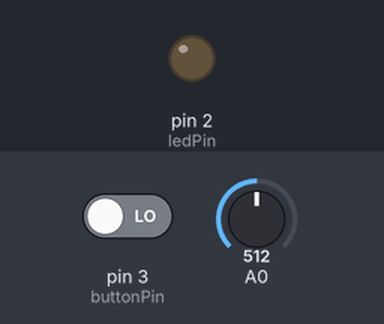
Bench run of a sketch on a simulated Arduino Uno, built for the host (arithmetic inside an expression is 32-bit, double 64-bit). Shown: output pins drawn as LEDs (lit = HIGH). Dashed ring = blinking. Inputs (shaded band) come from the test bench; at power-on: pin 3 (buttonPin) LOW, A0 = 512. EEPROM starts erased; no radio packets arrive unless stated.

Above: at 5.9 s.
6.0 s: pin 3 (buttonPin) driven HIGH
At 10.45 s:
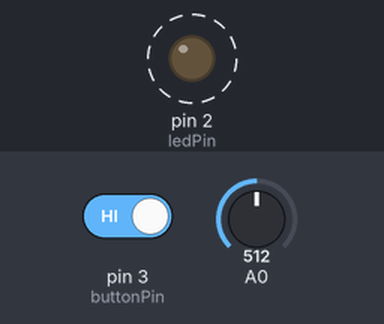
16.9 s: pin 3 (buttonPin) driven LOW
At 17.4 s:
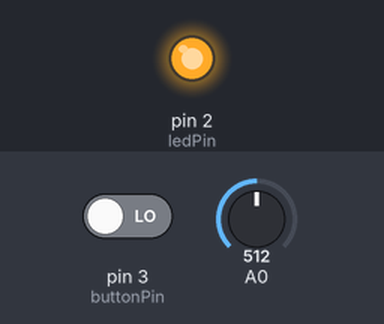
Timing chart, 0 to 19.9 s (numbered marks = the images above; inputs shaded):
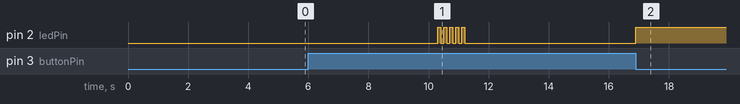

Measured:
- after the input at 6.0 s, pin 2 (ledPin): alternates HIGH for 0.10 s and LOW for 0.10 s, 10 changes in all, then stays LOW, starting after 4.3 s

The sketch:

Transmitter.ino
```cpp
#include <RHReliableDatagram.h>
#include <RH_NRF24.h>
#include <SPI.h>
#include <EEPROM.h>
#include <avr/wdt.h>

#define CLIENT_ADDRESS 2
#define SERVER_ADDRESS 1

RH_NRF24 driver;
RHReliableDatagram manager(driver, CLIENT_ADDRESS);

int addressLocation = 0;

const int buttonPin = 3;
const int ledPin = 2;
int buttonState = 0;
int setupMode = 0;

void setup()
{
  pinMode(ledPin, OUTPUT);
  pinMode(buttonPin, INPUT);

  // Defaults after init are 2.402 GHz (channel 2), 2Mbps, 0dBm
  manager.init();

  uint8_t deviceAddres = EEPROM.read(addressLocation);
  if (deviceAddres < 255)
    manager.setThisAddress(deviceAddres);
}

uint8_t data[sizeof(float)];
uint8_t buf[RH_NRF24_MAX_MESSAGE_LEN];

void loop()
{
  buttonPress();

  if(setupMode)
    setupNewAddress();
  else if(manager.thisAddress() != CLIENT_ADDRESS)
    sendData();
}

void sendData()
{
  float voltage = analogRead(A0) * (5.0 / 1023.0);
  memcpy(data, &voltage, sizeof(voltage));

  manager.sendtoWait(data, sizeof(data), SERVER_ADDRESS);

  delay(5000);
}

void buttonPress()
{
  buttonState = digitalRead(buttonPin);
  int button_delay = 0;
  while (buttonState == HIGH){
    button_delay++;
    delay(100);
    buttonState = digitalRead(buttonPin);

    if(button_delay == 1) { //short press
      ledblink(5, 100, ledPin);
      setupMode = 1;
    }
    if(button_delay == 70){ //long press
      setupMode = 0;
      EEPROM.update(addressLocation, 255);
      manager.setThisAddress(2);
      ledblink(5, 500, ledPin);
    }
  }
}

void setupNewAddress()
{
  digitalWrite(ledPin, HIGH);
  uint8_t setupCommand[] = "setup";
  if (manager.sendtoWait(setupCommand, sizeof(setupCommand), SERVER_ADDRESS))
  {
    // Now wait for a reply from the server
    uint8_t len = sizeof(buf);
    uint8_t from;
    if (manager.recvfromAckTimeout(buf, &len, 2000, &from))
    {
      if(from == 1)
      {
        EEPROM.update(addressLocation, buf[0]);
        manager.setThisAddress(buf[0]);
        setupMode = 0;
        digitalWrite(ledPin, LOW);
      }
    }
  }
  delay(2000);
}

void ledblink(int times, int lengthms, int pinnum){
  for (int x=0; x<times;x++) {
    digitalWrite(pinnum, HIGH);
    delay (lengthms);
    digitalWrite(pinnum, LOW);
    delay(lengthms);
  }
}
```
